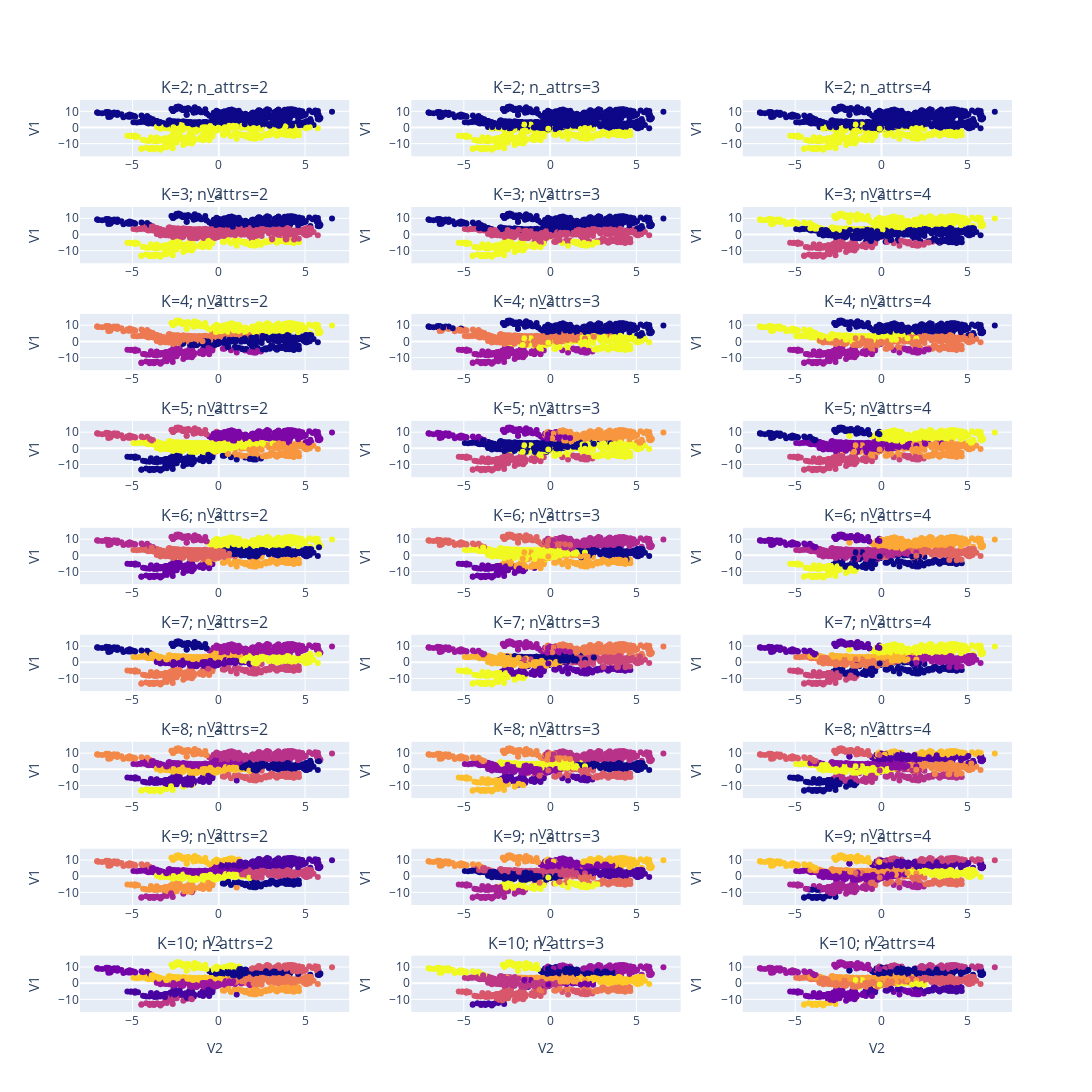

Notebook code for this chart:
### Code cell
k_list, n_attrs_list, inertia_list, ss_list, f1_list, labels_list = [],[],[],[],[],[]
attributes = X.columns.to_list()

n_clusters = 10
nrows=n_clusters
ncols=3

fig = make_subplots(rows=nrows-1, cols=ncols, 
                    row_width=[10]*(n_clusters-1),
                    subplot_titles=[f"K={k}; n_attrs={natt}" for k in range(2,n_clusters+1) for natt in [2,3,4]]
                    )

# for row in range(1,nrows+1):
#     for col in range(1,ncols+1):
row=1
# counter=1
for n_k in range(2,n_clusters+1):
    print(f"K= {n_k}")
    row = n_k-1
    for num_attrs in range(2,len(attributes)+1):
        attrs = attributes[:num_attrs]
        kmeans = KMeans(n_clusters=n_k, n_init=10, random_state=0, max_iter=100).fit(Xtrain[attrs])
        inertia = np.round(kmeans.inertia_,2)
        labels = kmeans.labels_
        ss = np.round(silhouette_score(Xtrain, labels),2)
        f_measure = np.round(f1_score(ytrain, labels, average='weighted'),2)
        
        print(f"Number of attrs= {num_attrs}; Inertia= {inertia}; Silhouette score= {ss}; F1 score= {f_measure}")
        
        fig.add_trace(go.Scatter(
            x=Xtrain['V1'],
            y=Xtrain['V2'],
            mode='markers',
            marker_color=labels
        ),row=row, col=num_attrs-1)
        fig.update_yaxes(title_text="V1", row=row, col=num_attrs-1)
        fig.update_xaxes(title_text="V2", row=row, col=num_attrs-1)
        
        if num_attrs == 4: row +=1

        # fig = go.Figure(data=go.Scatter(
        #     x=Xtrain['V1'],
        #     y=Xtrain['V2'],
        #     mode='markers',
        #     marker_color=labels
        # ))
        # fig.show()

        k_list.append(n_k)
        n_attrs_list.append(num_attrs)
        inertia_list.append(inertia)
        ss_list.append(ss)
        f1_list.append(f_measure)
        labels_list.append(labels)

    print("")

fig.update_layout(width=1250,
                  height=1500,
                  showlegend=False)
fig.show()

df_results = pd.DataFrame(data={'n_clusters':k_list,
                                'number_of_attributes':n_attrs_list,
                                'kmean_inertia':inertia_list,
                                'silhouette_score':ss_list,
                                'f1_score':f1_list})

### Figure 1 — Plotly figure (JSON) as saved in the notebook; plotly's stock layout.template omitted (floating-point values rounded to 4 significant figures; data arrays with more than 128 entries replaced by an {"elided": "..."} marker saying what was removed)
{"data": [{"marker": {"color": {"elided": "960 int values"}}, "mode": "markers", "type": "scatter", "x": {"elided": "960 float values"}, "xaxis": "x", "y": {"elided": "960 float values"}, "yaxis": "y"}, {"marker": {"color": {"elided": "960 int values"}}, "mode": "markers", "type": "scatter", "x": {"elided": "960 float values"}, "xaxis": "x2", "y": {"elided": "960 float values"}, "yaxis": "y2"}, {"marker": {"color": {"elided": "960 int values"}}, "mode": "markers", "type": "scatter", "x": {"elided": "960 float values"}, "xaxis": "x3", "y": {"elided": "960 float values"}, "yaxis": "y3"}, {"marker": {"color": {"elided": "960 int values"}}, "mode": "markers", "type": "scatter", "x": {"elided": "960 float values"}, "xaxis": "x4", "y": {"elided": "960 float values"}, "yaxis": "y4"}, {"marker": {"color": {"elided": "960 int values"}}, "mode": "markers", "type": "scatter", "x": {"elided": "960 float values"}, "xaxis": "x5", "y": {"elided": "960 float values"}, "yaxis": "y5"}, {"marker": {"color": {"elided": "960 int values"}}, "mode": "markers", "type": "scatter", "x": {"elided": "960 float values"}, "xaxis": "x6", "y": {"elided": "960 float values"}, "yaxis": "y6"}, {"marker": {"color": {"elided": "960 int values"}}, "mode": "markers", "type": "scatter", "x": {"elided": "960 float values"}, "xaxis": "x7", "y": {"elided": "960 float values"}, "yaxis": "y7"}, {"marker": {"color": {"elided": "960 int values"}}, "mode": "markers", "type": "scatter", "x": {"elided": "960 float values"}, "xaxis": "x8", "y": {"elided": "960 float values"}, "yaxis": "y8"}, {"marker": {"color": {"elided": "960 int values"}}, "mode": "markers", "type": "scatter", "x": {"elided": "960 float values"}, "xaxis": "x9", "y": {"elided": "960 float values"}, "yaxis": "y9"}, {"marker": {"color": {"elided": "960 int values"}}, "mode": "markers", "type": "scatter", "x": {"elided": "960 float values"}, "xaxis": "x10", "y": {"elided": "960 float values"}, "yaxis": "y10"}, {"marker": {"color": {"elided": "960 int values"}}, "mode": "markers", "type": "scatter", "x": {"elided": "960 float values"}, "xaxis": "x11", "y": {"elided": "960 float values"}, "yaxis": "y11"}, {"marker": {"color": {"elided": "960 int values"}}, "mode": "markers", "type": "scatter", "x": {"elided": "960 float values"}, "xaxis": "x12", "y": {"elided": "960 float values"}, "yaxis": "y12"}, {"marker": {"color": {"elided": "960 int values"}}, "mode": "markers", "type": "scatter", "x": {"elided": "960 float values"}, "xaxis": "x13", "y": {"elided": "960 float values"}, "yaxis": "y13"}, {"marker": {"color": {"elided": "960 int values"}}, "mode": "markers", "type": "scatter", "x": {"elided": "960 float values"}, "xaxis": "x14", "y": {"elided": "960 float values"}, "yaxis": "y14"}, {"marker": {"color": {"elided": "960 int values"}}, "mode": "markers", "type": "scatter", "x": {"elided": "960 float values"}, "xaxis": "x15", "y": {"elided": "960 float values"}, "yaxis": "y15"}, {"marker": {"color": {"elided": "960 int values"}}, "mode": "markers", "type": "scatter", "x": {"elided": "960 float values"}, "xaxis": "x16", "y": {"elided": "960 float values"}, "yaxis": "y16"}, {"marker": {"color": {"elided": "960 int values"}}, "mode": "markers", "type": "scatter", "x": {"elided": "960 float values"}, "xaxis": "x17", "y": {"elided": "960 float values"}, "yaxis": "y17"}, {"marker": {"color": {"elided": "960 int values"}}, "mode": "markers", "type": "scatter", "x": {"elided": "960 float values"}, "xaxis": "x18", "y": {"elided": "960 float values"}, "yaxis": "y18"}, {"marker": {"color": {"elided": "960 int values"}}, "mode": "markers", "type": "scatter", "x": {"elided": "960 float values"}, "xaxis": "x19", "y": {"elided": "960 float values"}, "yaxis": "y19"}, {"marker": {"color": {"elided": "960 int values"}}, "mode": "markers", "type": "scatter", "x": {"elided": "960 float values"}, "xaxis": "x20", "y": {"elided": "960 float values"}, "yaxis": "y20"}, {"marker": {"color": {"elided": "960 int values"}}, "mode": "markers", "type": "scatter", "x": {"elided": "960 float values"}, "xaxis": "x21", "y": {"elided": "960 float values"}, "yaxis": "y21"}, {"marker": {"color": {"elided": "960 int values"}}, "mode": "markers", "type": "scatter", "x": {"elided": "960 float values"}, "xaxis": "x22", "y": {"elided": "960 float values"}, "yaxis": "y22"}, {"marker": {"color": {"elided": "960 int values"}}, "mode": "markers", "type": "scatter", "x": {"elided": "960 float values"}, "xaxis": "x23", "y": {"elided": "960 float values"}, "yaxis": "y23"}, {"marker": {"color": {"elided": "960 int values"}}, "mode": "markers", "type": "scatter", "x": {"elided": "960 float values"}, "xaxis": "x24", "y": {"elided": "960 float values"}, "yaxis": "y24"}, {"marker": {"color": {"elided": "960 int values"}}, "mode": "markers", "type": "scatter", "x": {"elided": "960 float values"}, "xaxis": "x25", "y": {"elided": "960 float values"}, "yaxis": "y25"}, {"marker": {"color": {"elided": "960 int values"}}, "mode": "markers", "type": "scatter", "x": {"elided": "960 float values"}, "xaxis": "x26", "y": {"elided": "960 float values"}, "yaxis": "y26"}, {"marker": {"color": {"elided": "960 int values"}}, "mode": "markers", "type": "scatter", "x": {"elided": "960 float values"}, "xaxis": "x27", "y": {"elided": "960 float values"}, "yaxis": "y27"}], "layout": {"annotations": [{"font": {"size": 16}, "showarrow": false, "text": "K=2; n_attrs=2", "x": 0.1444, "xanchor": "center", "xref": "paper", "y": 1, "yanchor": "bottom", "yref": "paper"}, {"font": {"size": 16}, "showarrow": false, "text": "K=2; n_attrs=3", "x": 0.5, "xanchor": "center", "xref": "paper", "y": 1, "yanchor": "bottom", "yref": "paper"}, {"font": {"size": 16}, "showarrow": false, "text": "K=2; n_attrs=4", "x": 0.8556, "xanchor": "center", "xref": "paper", "y": 1, "yanchor": "bottom", "yref": "paper"}, {"font": {"size": 16}, "showarrow": false, "text": "K=3; n_attrs=2", "x": 0.1444, "xanchor": "center", "xref": "paper", "y": 0.8827, "yanchor": "bottom", "yref": "paper"}, {"font": {"size": 16}, "showarrow": false, "text": "K=3; n_attrs=3", "x": 0.5, "xanchor": "center", "xref": "paper", "y": 0.8827, "yanchor": "bottom", "yref": "paper"}, {"font": {"size": 16}, "showarrow": false, "text": "K=3; n_attrs=4", "x": 0.8556, "xanchor": "center", "xref": "paper", "y": 0.8827, "yanchor": "bottom", "yref": "paper"}, {"font": {"size": 16}, "showarrow": false, "text": "K=4; n_attrs=2", "x": 0.1444, "xanchor": "center", "xref": "paper", "y": 0.7654, "yanchor": "bottom", "yref": "paper"}, {"font": {"size": 16}, "showarrow": false, "text": "K=4; n_attrs=3", "x": 0.5, "xanchor": "center", "xref": "paper", "y": 0.7654, "yanchor": "bottom", "yref": "paper"}, {"font": {"size": 16}, "showarrow": false, "text": "K=4; n_attrs=4", "x": 0.8556, "xanchor": "center", "xref": "paper", "y": 0.7654, "yanchor": "bottom", "yref": "paper"}, {"font": {"size": 16}, "showarrow": false, "text": "K=5; n_attrs=2", "x": 0.1444, "xanchor": "center", "xref": "paper", "y": 0.6481, "yanchor": "bottom", "yref": "paper"}, {"font": {"size": 16}, "showarrow": false, "text": "K=5; n_attrs=3", "x": 0.5, "xanchor": "center", "xref": "paper", "y": 0.6481, "yanchor": "bottom", "yref": "paper"}, {"font": {"size": 16}, "showarrow": false, "text": "K=5; n_attrs=4", "x": 0.8556, "xanchor": "center", "xref": "paper", "y": 0.6481, "yanchor": "bottom", "yref": "paper"}, {"font": {"size": 16}, "showarrow": false, "text": "K=6; n_attrs=2", "x": 0.1444, "xanchor": "center", "xref": "paper", "y": 0.5309, "yanchor": "bottom", "yref": "paper"}, {"font": {"size": 16}, "showarrow": false, "text": "K=6; n_attrs=3", "x": 0.5, "xanchor": "center", "xref": "paper", "y": 0.5309, "yanchor": "bottom", "yref": "paper"}, {"font": {"size": 16}, "showarrow": false, "text": "K=6; n_attrs=4", "x": 0.8556, "xanchor": "center", "xref": "paper", "y": 0.5309, "yanchor": "bottom", "yref": "paper"}, {"font": {"size": 16}, "showarrow": false, "text": "K=7; n_attrs=2", "x": 0.1444, "xanchor": "center", "xref": "paper", "y": 0.4136, "yanchor": "bottom", "yref": "paper"}, {"font": {"size": 16}, "showarrow": false, "text": "K=7; n_attrs=3", "x": 0.5, "xanchor": "center", "xref": "paper", "y": 0.4136, "yanchor": "bottom", "yref": "paper"}, {"font": {"size": 16}, "showarrow": false, "text": "K=7; n_attrs=4", "x": 0.8556, "xanchor": "center", "xref": "paper", "y": 0.4136, "yanchor": "bottom", "yref": "paper"}, {"font": {"size": 16}, "showarrow": false, "text": "K=8; n_attrs=2", "x": 0.1444, "xanchor": "center", "xref": "paper", "y": 0.2963, "yanchor": "bottom", "yref": "paper"}, {"font": {"size": 16}, "showarrow": false, "text": "K=8; n_attrs=3", "x": 0.5, "xanchor": "center", "xref": "paper", "y": 0.2963, "yanchor": "bottom", "yref": "paper"}, {"font": {"size": 16}, "showarrow": false, "text": "K=8; n_attrs=4", "x": 0.8556, "xanchor": "center", "xref": "paper", "y": 0.2963, "yanchor": "bottom", "yref": "paper"}, {"font": {"size": 16}, "showarrow": false, "text": "K=9; n_attrs=2", "x": 0.1444, "xanchor": "center", "xref": "paper", "y": 0.179, "yanchor": "bottom", "yref": "paper"}, {"font": {"size": 16}, "showarrow": false, "text": "K=9; n_attrs=3", "x": 0.5, "xanchor": "center", "xref": "paper", "y": 0.179, "yanchor": "bottom", "yref": "paper"}, {"font": {"size": 16}, "showarrow": false, "text": "K=9; n_attrs=4", "x": 0.8556, "xanchor": "center", "xref": "paper", "y": 0.179, "yanchor": "bottom", "yref": "paper"}, {"font": {"size": 16}, "showarrow": false, "text": "K=10; n_attrs=2", "x": 0.1444, "xanchor": "center", "xref": "paper", "y": 0.06173, "yanchor": "bottom", "yref": "paper"}, {"font": {"size": 16}, "showarrow": false, "text": "K=10; n_attrs=3", "x": 0.5, "xanchor": "center", "xref": "paper", "y": 0.06173, "yanchor": "bottom", "yref": "paper"}, {"font": {"size": 16}, "showarrow": false, "text": "K=10; n_attrs=4", "x": 0.8556, "xanchor": "center", "xref": "paper", "y": 0.06173, "yanchor": "bottom", "yref": "paper"}], "height": 1500, "showlegend": false, "width": 1250, "xaxis": {"anchor": "y", "domain": [0, 0.2889], "title": {"text": "V2"}}, "xaxis10": {"anchor": "y10", "domain": [0, 0.2889], "title": {"text": "V2"}}, "xaxis11": {"anchor": "y11", "domain": [0.3556, 0.6444], "title": {"text": "V2"}}, "xaxis12": {"anchor": "y12", "domain": [0.7111, 1], "title": {"text": "V2"}}, "xaxis13": {"anchor": "y13", "domain": [0, 0.2889], "title": {"text": "V2"}}, "xaxis14": {"anchor": "y14", "domain": [0.3556, 0.6444], "title": {"text": "V2"}}, "xaxis15": {"anchor": "y15", "domain": [0.7111, 1], "title": {"text": "V2"}}, "xaxis16": {"anchor": "y16", "domain": [0, 0.2889], "title": {"text": "V2"}}, "xaxis17": {"anchor": "y17", "domain": [0.3556, 0.6444], "title": {"text": "V2"}}, "xaxis18": {"anchor": "y18", "domain": [0.7111, 1], "title": {"text": "V2"}}, "xaxis19": {"anchor": "y19", "domain": [0, 0.2889], "title": {"text": "V2"}}, "xaxis2": {"anchor": "y2", "domain": [0.3556, 0.6444], "title": {"text": "V2"}}, "xaxis20": {"anchor": "y20", "domain": [0.3556, 0.6444], "title": {"text": "V2"}}, "xaxis21": {"anchor": "y21", "domain": [0.7111, 1], "title": {"text": "V2"}}, "xaxis22": {"anchor": "y22", "domain": [0, 0.2889], "title": {"text": "V2"}}, "xaxis23": {"anchor": "y23", "domain": [0.3556, 0.6444], "title": {"text": "V2"}}, "xaxis24": {"anchor": "y24", "domain": [0.7111, 1], "title": {"text": "V2"}}, "xaxis25": {"anchor": "y25", "domain": [0, 0.2889], "title": {"text": "V2"}}, "xaxis26": {"anchor": "y26", "domain": [0.3556, 0.6444], "title": {"text": "V2"}}, "xaxis27": {"anchor": "y27", "domain": [0.7111, 1], "title": {"text": "V2"}}, "xaxis3": {"anchor": "y3", "domain": [0.7111, 1], "title": {"text": "V2"}}, "xaxis4": {"anchor": "y4", "domain": [0, 0.2889], "title": {"text": "V2"}}, "xaxis5": {"anchor": "y5", "domain": [0.3556, 0.6444], "title": {"text": "V2"}}, "xaxis6": {"anchor": "y6", "domain": [0.7111, 1], "title": {"text": "V2"}}, "xaxis7": {"anchor": "y7", "domain": [0, 0.2889], "title": {"text": "V2"}}, "xaxis8": {"anchor": "y8", "domain": [0.3556, 0.6444], "title": {"text": "V2"}}, "xaxis9": {"anchor": "y9", "domain": [0.7111, 1], "title": {"text": "V2"}}, "yaxis": {"anchor": "x", "domain": [0.9383, 1], "title": {"text": "V1"}}, "yaxis10": {"anchor": "x10", "domain": [0.5864, 0.6481], "title": {"text": "V1"}}, "yaxis11": {"anchor": "x11", "domain": [0.5864, 0.6481], "title": {"text": "V1"}}, "yaxis12": {"anchor": "x12", "domain": [0.5864, 0.6481], "title": {"text": "V1"}}, "yaxis13": {"anchor": "x13", "domain": [0.4691, 0.5309], "title": {"text": "V1"}}, "yaxis14": {"anchor": "x14", "domain": [0.4691, 0.5309], "title": {"text": "V1"}}, "yaxis15": {"anchor": "x15", "domain": [0.4691, 0.5309], "title": {"text": "V1"}}, "yaxis16": {"anchor": "x16", "domain": [0.3519, 0.4136], "title": {"text": "V1"}}, "yaxis17": {"anchor": "x17", "domain": [0.3519, 0.4136], "title": {"text": "V1"}}, "yaxis18": {"anchor": "x18", "domain": [0.3519, 0.4136], "title": {"text": "V1"}}, "yaxis19": {"anchor": "x19", "domain": [0.2346, 0.2963], "title": {"text": "V1"}}, "yaxis2": {"anchor": "x2", "domain": [0.9383, 1], "title": {"text": "V1"}}, "yaxis20": {"anchor": "x20", "domain": [0.2346, 0.2963], "title": {"text": "V1"}}, "yaxis21": {"anchor": "x21", "domain": [0.2346, 0.2963], "title": {"text": "V1"}}, "yaxis22": {"anchor": "x22", "domain": [0.1173, 0.179], "title": {"text": "V1"}}, "yaxis23": {"anchor": "x23", "domain": [0.1173, 0.179], "title": {"text": "V1"}}, "yaxis24": {"anchor": "x24", "domain": [0.1173, 0.179], "title": {"text": "V1"}}, "yaxis25": {"anchor": "x25", "domain": [0, 0.06173], "title": {"text": "V1"}}, "yaxis26": {"anchor": "x26", "domain": [0, 0.06173], "title": {"text": "V1"}}, "yaxis27": {"anchor": "x27", "domain": [0, 0.06173], "title": {"text": "V1"}}, "yaxis3": {"anchor": "x3", "domain": [0.9383, 1], "title": {"text": "V1"}}, "yaxis4": {"anchor": "x4", "domain": [0.821, 0.8827], "title": {"text": "V1"}}, "yaxis5": {"anchor": "x5", "domain": [0.821, 0.8827], "title": {"text": "V1"}}, "yaxis6": {"anchor": "x6", "domain": [0.821, 0.8827], "title": {"text": "V1"}}, "yaxis7": {"anchor": "x7", "domain": [0.7037, 0.7654], "title": {"text": "V1"}}, "yaxis8": {"anchor": "x8", "domain": [0.7037, 0.7654], "title": {"text": "V1"}}, "yaxis9": {"anchor": "x9", "domain": [0.7037, 0.7654], "title": {"text": "V1"}}}}
